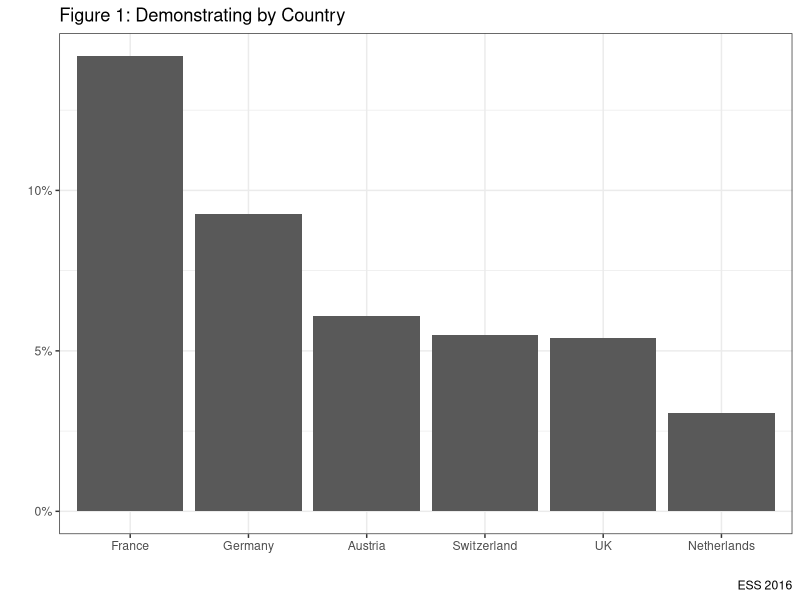
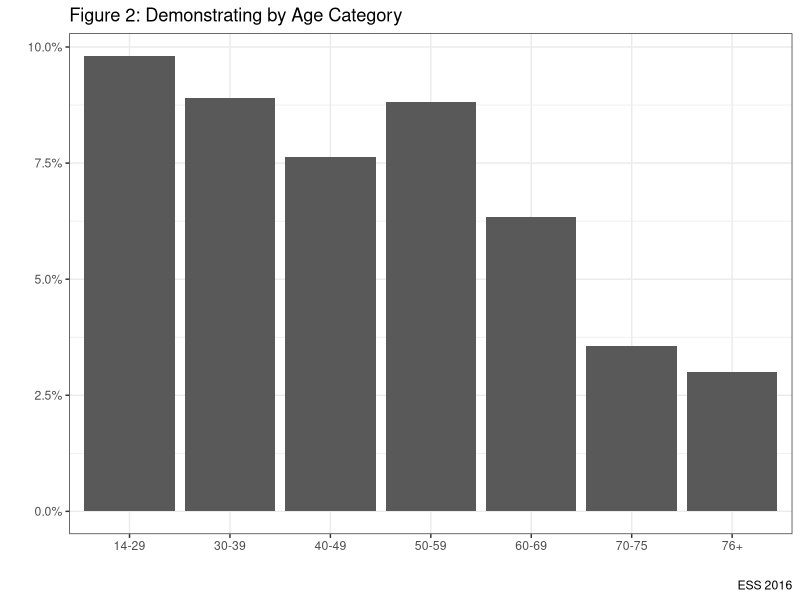
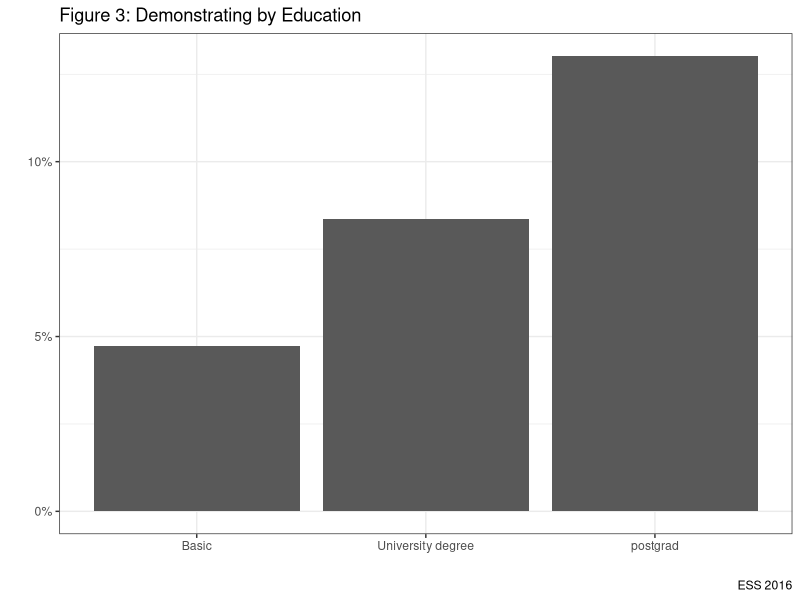
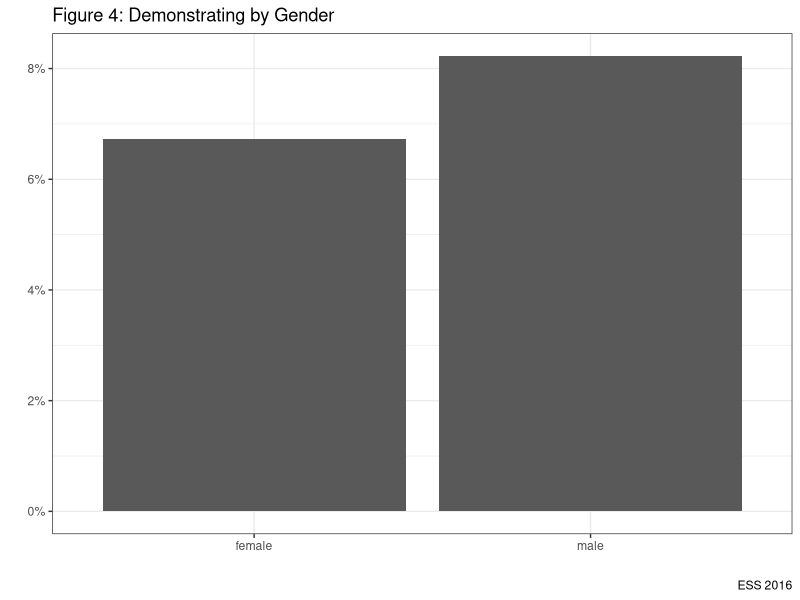
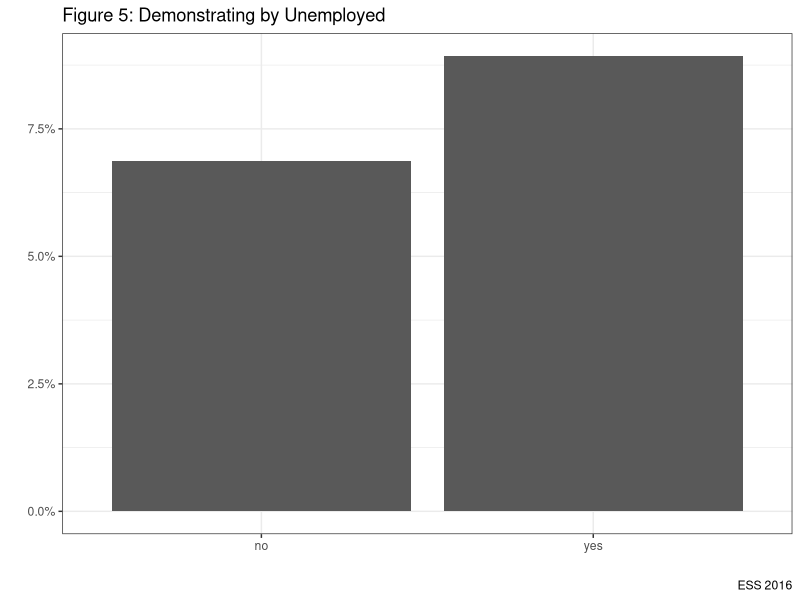
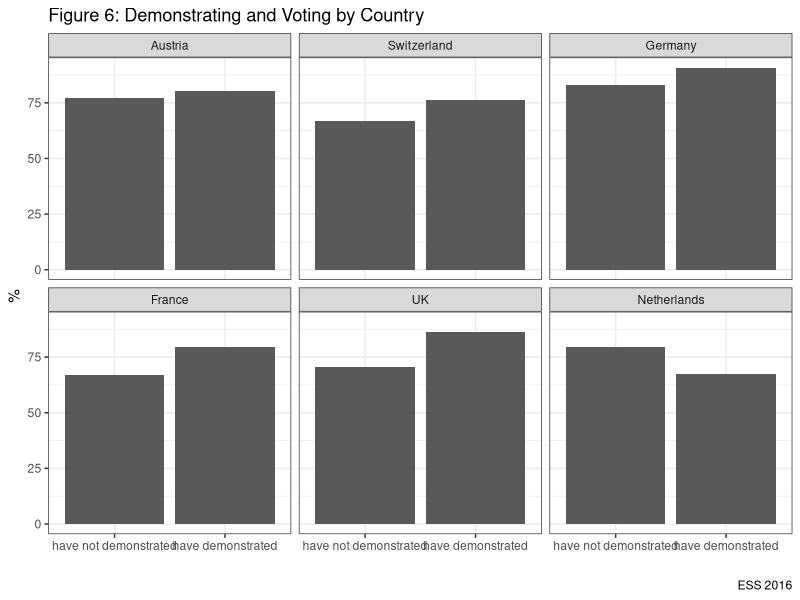
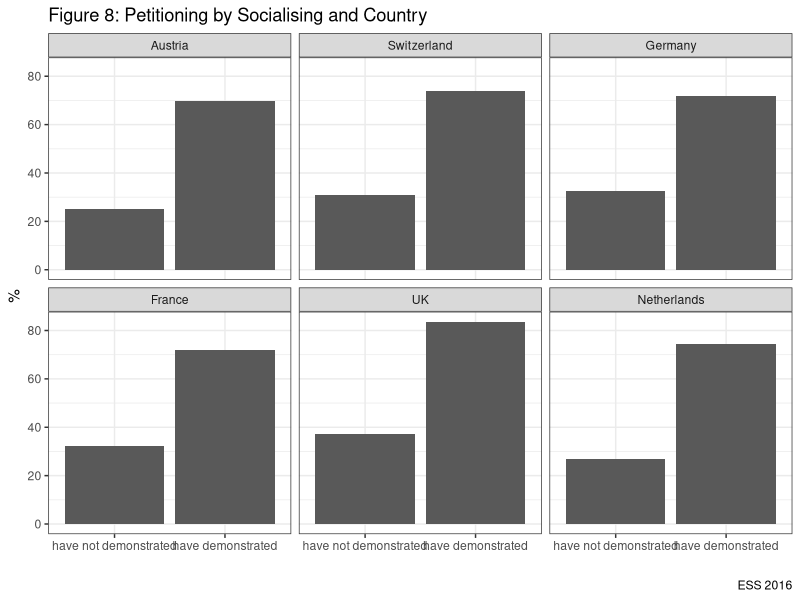
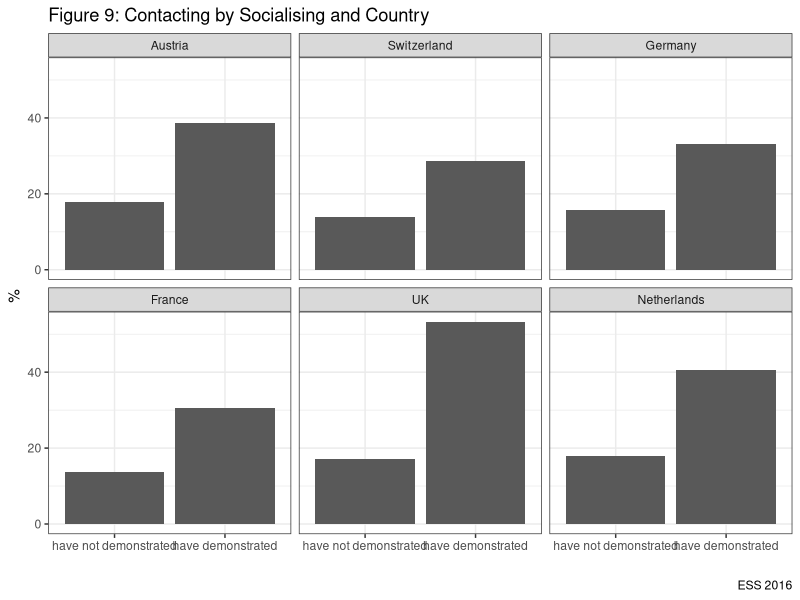

Write R code to recreate these figures, in order.
# In the lecture I argued that demonstrating has expanded and diversified as a form of participation.
# Whilst it was once relatively uncommon, it has now grown in frequency.
# Whilst it was once the preserve of younger and more ideologically extreme males, it is now
# used by a wide demographic.

# This will become clear as we look at the data.

ESS <- foreign::read.dta("data/ESS.dta", convert.factors=TRUE)
attach(ESS)
library(tidyverse)
options(warn = -1)

# Question 1: How common is demonstrating in European democracies?

ESS %>% filter(!is.na(demo)) %>% count(demo) %>%
  mutate(percent = round(n/sum(n)*100, digits=1)) %>%
  knitr::kable("pandoc", caption = "Demonstrating in European Democracies",
  col.names = c('Demonstrating', 'N', '%'), align="lcc")

# Let's break this down by the six countries for which we have data:

ESS %>% filter(!is.na(demo)) %>% group_by(cntry) %>% count(demo) %>%
  mutate(percent = round(n/sum(n)*100, digits=1)) %>%
  knitr::kable("pandoc", caption = "Demonstrating in European Democracies",
  col.names = c('Country', 'Demonstrating', 'N', '%'), align="lccc")

# We can graph this to make it clear

ESS %>% group_by(cntry) %>% filter(!is.na(demo)) %>%
  count(demo) %>% mutate(prop=prop.table(n*100)) %>%
  filter(!demo=="have not demonstrated") %>%
  ggplot(aes(x=reorder(cntry, -prop), y=prop)) +
  geom_bar(stat="identity")+
  labs(x="", y="", title="Figure 1: Demonstrating by Country", caption="ESS 2016")+
  scale_y_continuous(labels=scales::percent)+
  theme_bw()+
  guides(fill=FALSE)

# What is the age pattern of the demonstrators?

ESS %>% group_by(agecat) %>% filter(!is.na(demo), !is.na(agecat)) %>%
  count(demo) %>% mutate(prop=prop.table(n*100)) %>%
  filter(!demo=="have not demonstrated") %>%
  ggplot(aes(x=agecat, y=prop)) +
  geom_bar(stat="identity")+
  labs(x="", y="", title="Figure 2: Demonstrating by Age Category", caption="ESS 2016")+
  scale_y_continuous(labels=scales::percent)+
  theme_bw()+
  guides(fill=FALSE)

# What is the education profile of demonstrators?

ESS %>% group_by(educat) %>% filter(!is.na(demo), !is.na(educat)) %>%
  count(demo) %>% mutate(prop=prop.table(n*100)) %>%
  filter(!demo=="have not demonstrated") %>%
  ggplot(aes(x=educat, y=prop)) +
  geom_bar(stat="identity")+
  labs(x="", y="", title="Figure 3: Demonstrating by Education", caption="ESS 2016")+
  scale_y_continuous(labels=scales::percent)+
  theme_bw()+
  guides(fill=FALSE)

# Males only?

ESS %>% group_by(gender) %>% filter(!is.na(demo), !is.na(gender)) %>%
  count(demo) %>% mutate(prop=prop.table(n*100)) %>%
  filter(!demo=="have not demonstrated") %>%
  ggplot(aes(x=gender, y=prop)) +
  geom_bar(stat="identity")+
  labs(x="", y="", title="Figure 4: Demonstrating by Gender", caption="ESS 2016")+
  scale_y_continuous(labels=scales::percent)+
  theme_bw()+
  guides(fill=FALSE)

ESS %>% group_by(uemp) %>% filter(!is.na(demo), !is.na(uemp)) %>%
  count(demo) %>% mutate(prop=prop.table(n*100)) %>%
  filter(!demo=="have not demonstrated") %>%
  ggplot(aes(x=uemp, y=prop)) +
  geom_bar(stat="identity")+
  labs(x="", y="", title="Figure 5: Demonstrating by Unemployed", caption="ESS 2016")+
  scale_y_continuous(labels=scales::percent)+
  theme_bw()+
  guides(fill=FALSE)

# What does all of the above tell us about demonstrators?


# Question 2: Do demonstrators participate?

ESS %>% filter(!is.na(demo), !is.na(vote1)) %>%
  group_by(demo) %>% count(vote1) %>%
  mutate(prop=n/sum(n)*100) %>%
  filter(!vote1 == "did not vote") %>%
  knitr::kable("pandoc", caption = "Demonstrating and Voting",
  col.names = c('Demonstrating', 'Voting', 'N', 'Percentage'),
  digits=2, align="cccc") %>% print()

ESS %>% filter(!is.na(demo), !is.na(vote1)) %>%
  group_by(demo, cntry) %>% count(vote1) %>%
  mutate(prop=n/sum(n)*100) %>%
  filter(!vote1 == "did not vote") %>%
  ggplot(aes(x=demo, y=prop)) +
  geom_bar(stat="identity", position = "dodge")+
  labs(x="", y="%", title="Figure 6: Demonstrating and Voting by Country", caption="ESS 2016")+
  theme_bw()+
  facet_wrap(~cntry, nrow = 2)+
  guides(fill=FALSE)

 # Petitioning 

ESS %>% filter(!is.na(demo), !is.na(petition)) %>%
  group_by(demo) %>% count(petition) %>%
  mutate(prop=n/sum(n)*100) %>%
  filter(!petition == "have not signed petition") %>%
  knitr::kable("pandoc", caption = "Demonstrating and Petition",
  col.names = c('Demonstrating', 'Petition', 'N', 'Percentage'),
  digits=2, align="cccc") %>% print()

# Petitioning across countries by demonstrating

ESS %>% filter(!is.na(demo), !is.na(petition)) %>%
  group_by(demo, cntry) %>% count(petition) %>%
  mutate(prop=n/sum(n)*100) %>%
  filter(!petition == "have not signed petition") %>%
  ggplot(aes(x=demo, y=prop)) +
  geom_bar(stat="identity", position = "dodge")+
  labs(x="", y="%", title="Figure 8: Petitioning by Socialising and Country", caption="ESS 2016")+
  theme_bw()+
  facet_wrap(~cntry, nrow = 2)+
  guides(fill=FALSE)

# Contacting by Demonstrating

ESS %>% filter(!is.na(demo), !is.na(contact)) %>%
  group_by(demo) %>% count(contact) %>%
  mutate(prop=n/sum(n)*100) %>%
  filter(!contact == "have not contacted") %>%
  knitr::kable("pandoc", caption = "Contacting and Petition",
  col.names = c('Demonstrating', 'Contacting', 'N', 'Percentage'),
  digits=2, align="cccc") %>% print()


# Contacting across countries by demonstrating

ESS %>% filter(!is.na(demo), !is.na(contact)) %>%
  group_by(demo, cntry) %>% count(contact) %>%
  mutate(prop=n/sum(n)*100) %>%
  filter(!contact == "have not contacted") %>%
  ggplot(aes(x=demo, y=prop)) +
  geom_bar(stat="identity", position = "dodge")+
  labs(x="", y="%", title="Figure 9: Contacting by Socialising and Country", caption="ESS 2016")+
  theme_bw()+
  facet_wrap(~cntry, nrow = 2)+
  guides(fill=FALSE)

# So what can we conclude overall about demonstrators? Does it look like it is a small group of people who demonstrate
# or a more homogenous section of the population? 
